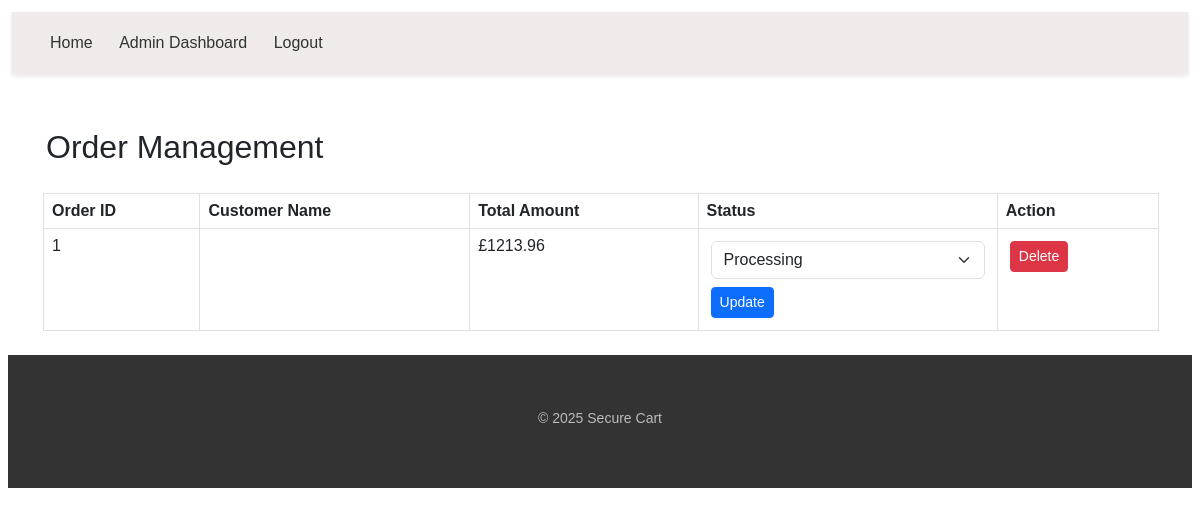
/admin/view_orders (signed in), run on the app's committed database.
### models.py (models this page shows)
class Order(db.Model):
    id = db.Column(db.Integer, primary_key=True)
    user_id = db.Column(db.Integer, db.ForeignKey('user.id'), nullable=False)
    total_price = db.Column(db.Float, nullable=False)
    status = db.Column(db.String(50), nullable=False, default="Pending")
    payment_method = db.Column(db.String(50), nullable=False)
    created_at = db.Column(db.DateTime, default=db.func.current_timestamp())

### admin.py (the view)
@admin.route('/view_orders', methods = ['GET','POST'])
@login_required
def view_orders():
    if not is_admin():
        abort(403)
    orders = Order.query.all()
    return render_template('view_orders.html',orders = orders)

### __init__.py (called while the page is built)
def create_app():
    app = Flask(__name__)
    app.secret_key = 'my_secret_key'
    app.config ['SQLALCHEMY_DATABASE_URI'] = f'sqlite:///{DB_NAME}'
    db.init_app(app)
    from home import home
    from auth import auth
    from admin import admin
    from models import get_user
    login_manager = LoginManager()
    login_manager.login_view = 'auth.login'
    login_manager.init_app(app)
    @login_manager.user_loader
    def load_user(user_id):
        return get_user(user_id)
    app.register_blueprint(home, url_prefix = '/home')
    app.register_blueprint(auth,url_prefix = '/')
    app.register_blueprint(admin, url_prefix = '/admin')
    create_database(app)
    return app

### admin.py (called while the page is built)
def is_admin():
    admin_role = Role.query.filter_by(name='Admin').first()
    if admin_role not in current_user.roles:
        return False
    else:
        return True

### models.py (called while the page is built)
def get_user(user_id):
    return User.query.get(user_id)

### templates/view_orders.html (shortened to what this page needs)
{% extends "base.html"%} {%block title %}Manage Users{%endblock%} {%block content%}
<head>
</head>
<body>
    <header>
        <nav>
        <a href="{{ url_for('home.homepage') }}">Home</a>
        <a href="{{ url_for('admin.dashboard') }}">Admin Dashboard</a>
        <a href ="{{ url_for('auth.logout') }}">Logout</a>
        </nav>
    </header>
    <div class="container mt-5">
        <h2 class="mb-4">Order Management</h2>
        <table class="table table-bordered">
            <thead>
                <tr>
                    <th>Order ID</th>
                    <th>Customer Name</th>
                    <th>Total Amount</th>
                    <th>Status</th>
                    <th>Action</th>
                </tr>
            </thead>
            <tbody>
                {% for order in orders %}
                <tr>
                    <td>{{ order.id }}</td>
                    <td>{{ order.customer_name }}</td>
                    <td>£{{ order.total_price }}</td>
                    <td>
                        <form action="{{ url_for('admin.update_order_status', order_id=order.id) }}" method="post">
                            <select name="status" class="form-select">
                                <option value="Processing" {% if order.status == 'Processing' %}selected{% endif %}>Processing</option>
                            </select>
                            <button type="submit" class="btn btn-primary btn-sm mt-2">Update</button>
                        </form>
                    </td>
                    <td>
                        <form action="{{ url_for('admin.delete_order', order_id=order.id) }}" method="post">
                            <button type="submit" class="btn btn-danger btn-sm">Delete</button>
                        </form>
                    </td>
                </tr>
                {% endfor %}
            </tbody>
        </table>
    </div>
</body>
</html>
{%endblock%}

### static/styles.css (style rules this page uses)
* { margin: 1; padding: 3; box-sizing: border-box; font-family: 'Arial', sans-serif; }
body { background-color: #f9f9f9; color: #333; line-height: 1.6; }
header { background-color: #f0eaea; box-shadow: 0 2px 5px rgba(0, 0, 0, 0.1); padding: 15px 30px; position: sticky; top: 0; z-index: 1000; }
header nav a { text-decoration: none; color: #333; box-align: center; font-size: 16px; margin-right: 15px; transition: color 0.3s ease; }

### data on the page
Order: id "1", total_price "1213.96", status "Processing"
